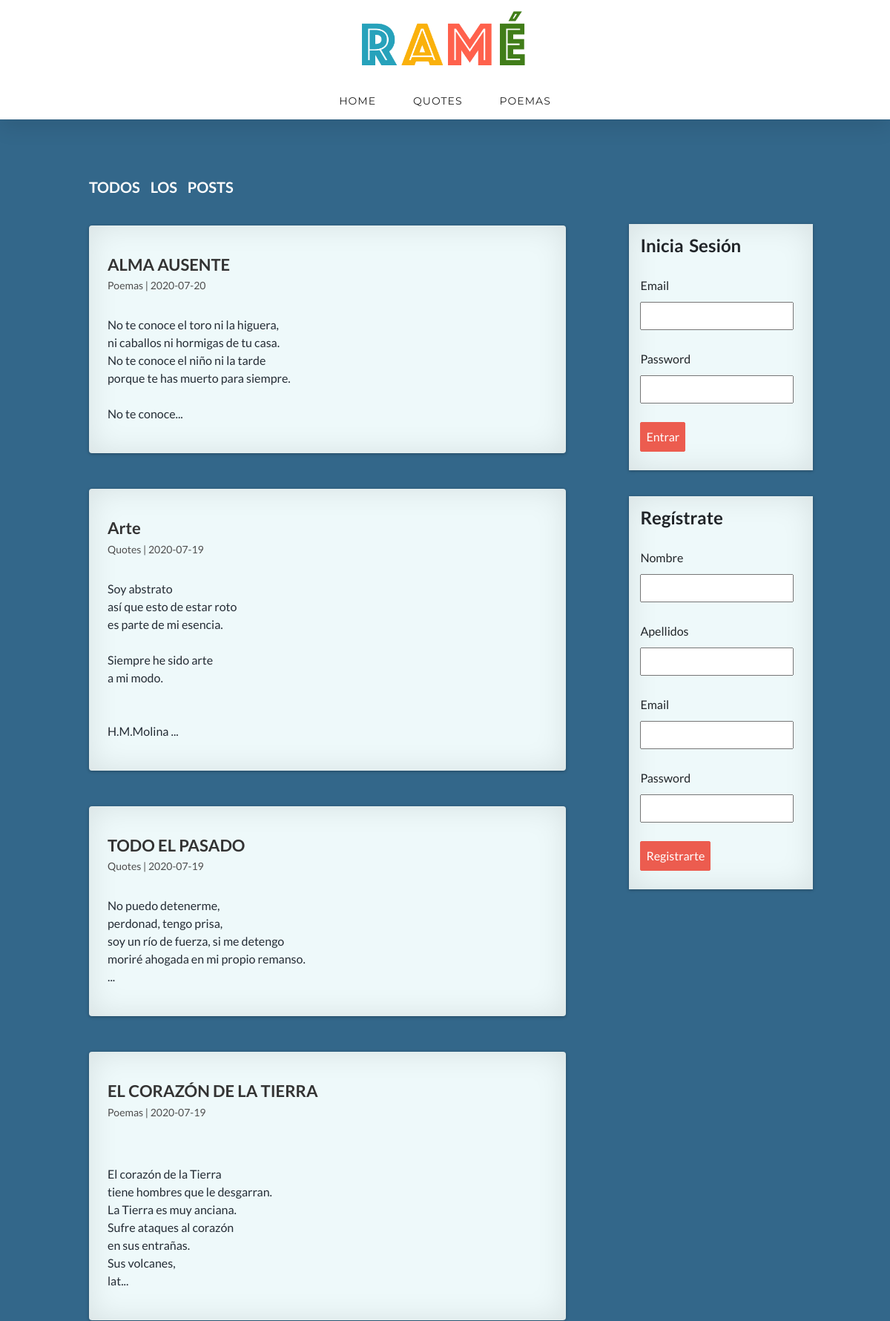
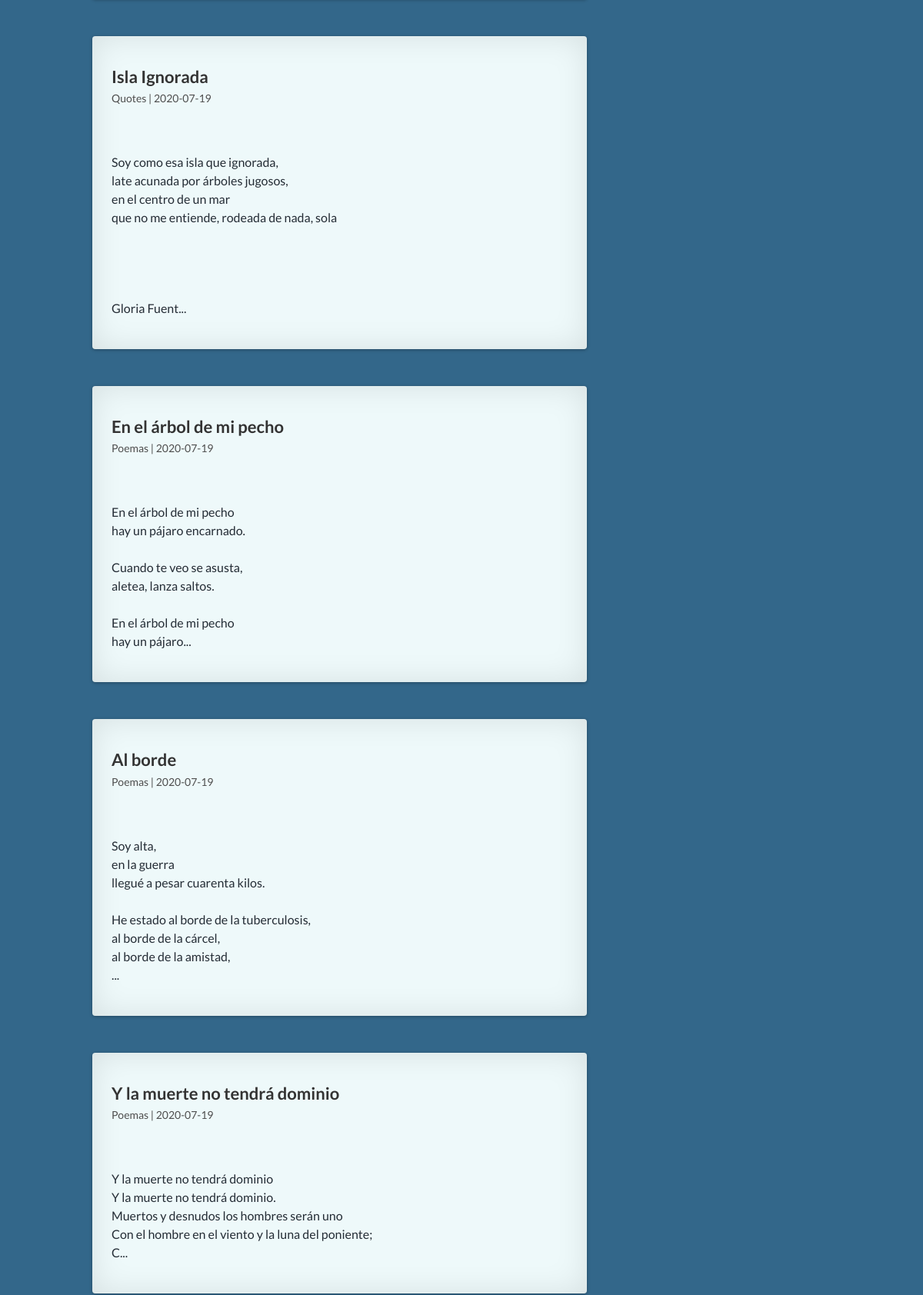
/posts.php (upper part), run on the app's committed database (2 pictures, top to bottom).
### tables this page shows
CREATE TABLE `categories` (
  `id` int(255) NOT NULL,
  `name` varchar(100) DEFAULT NULL
);

CREATE TABLE `posts` (
  `id` int(255) NOT NULL,
  `user_id` int(255) NOT NULL,
  `category_id` int(255) NOT NULL,
  `title` varchar(255) NOT NULL,
  `description` mediumtext,
  `date` date NOT NULL
);

### includes/helpers.php (called while the page is built, shortened)
<?php
function getCategories($conexion){
    $sql = "SELECT * FROM categories ORDER BY id ASC;";
    $categories = mysqli_query($conexion, $sql);
    $result = array();
    if($categories && mysqli_num_rows($categories) >= 1){
        $result = $categories;
    }
    return $result;
}
function getPosts($conexion, $limit = null, $category = null){
    $sql =  "SELECT p.* , c.name AS 'category' FROM posts p
                INNER JOIN categories c ON p.category_id = c.id
                    ";
    $sql .= "ORDER BY p.id DESC ";
    $posts = mysqli_query($conexion, $sql);
    $result = array();
    if($posts && mysqli_num_rows($posts) >= 1){
        $result = $posts;
    }
    return $result;
}
?>

### posts.php (the view)
    <?php require_once 'includes/header.php' ?>
    <?php require_once 'includes/sidebar.php' ?>
    <div id="main">
        <h1>todos los posts</h1>
        <?php $posts = getPosts($conexion) ?>
        <?php if(!empty($posts)): ?>
            <?php while($post = mysqli_fetch_assoc($posts)): ?>
                <div class="block">
                <article class="post">
                    <a href="post-detail.php?id=<?=$post['id']?>">
                        <h2><?=$post['title'] ?></h2>
                        <span class="date"><?=$post['category']. ' | '. $post['date']  ?></span>
                        <p><?=substr($post['description'], 0, 180)."..." ?></p>
                    </a>
                </article>
                </div>
            <?php endwhile; ?>
        <?php endif; ?>
    </div>
    <?php require_once 'includes/footer.php' ?>
</body>
</html>

### includes/header.php (shortened to what this page needs)
<?php require_once 'conexion.php' ?>
<?php require_once 'includes/helpers.php'; ?>
<!DOCTYPE html>
<html lang="en">
<head>
    <link rel="stylesheet" href="assets/css/style.css">
    <link rel="stylesheet" href="assets/css/bootstrap.css">
</head>
<body>
    <header id="header" style="background-position: center 0px;">
            <a class="logo" href="index.php"><img src="assets/img/logo01.png" alt="logo"></a>
        <nav id="nav">
            <ul>
                <li><a href="index.php">Home</a></li>
                <?php $categories = getCategories($conexion); ?>
                <?php if(!empty($categories)): ?>
                    <?php while($category = mysqli_fetch_assoc($categories)): ?>
                        <li><a href="category.php?id=<?=$category['id'] ?>"><?=$category['name'] ?> </a></li>
                    <?php endwhile; ?>
                <?php endif; ?>
            </ul>
        </nav>
    </header>
    <div id="container">

### assets/css/style.css (style rules this page uses)
* { margin: 0px; padding: 0px; text-decoration: none; box-sizing: border-box; }
body { font-family: "Lato", "Helvetica Neue", Helvetica, Arial, sans-serif; font-size: 16px; font-weight: 400; line-height: 26px; color: #303030; background-color: #33678A !important; }
#header { width: 100%; position: fixed; text-align: center; background-color: #fff; top: 0; right: 0; left: 0; z-index: 1030; box-shadow: 0px 10px 27px 0px rgba(0, 0, 0, 0.1); -webkit-box-shadow: 0px 10px 27px 0px rgba(0, 0, 0, 0.1); -moz-box-shadow: 0px 10px 27px 0px rgba(0, 0, 0, 0.1); }
#header .logo { padding: 15px 0 0; display: block; }
#header .logo img { width: 230px; }
#nav a { display: block; padding-left: 25px; padding-right: 25px; font-family: 'Montserrat', sans-serif; text-decoration: none; text-transform: uppercase; letter-spacing: 1px; font-size: 14px; font-weight: 400; color: #222222; }
.date { color: #4e4e4e; margin-top:5px; font-size: 14px; }
#nav { height: 50px; text-align: center; }
#nav ul { list-style: none; display: inline-block; }
#nav ul li { float: left; margin-top: 15px; }
#container { width: 85%; height: auto; min-height: 600px; margin: 0px auto; margin-top: 100px; margin-bottom: 100px; padding-top: 140px; }
#main { float: left; width: 65%; min-height: 572px; background: #fff; font-family: "Lato", "Helvetica Neue", Helvetica, Arial, sans-serif; margin: 0 20px 0 20px; padding: 0 10px 10px 10px; overflow: hidden; position: relative; background-color: #33678A; }
#main a { color: #333; }
#main h1, #main-post h1 { font-size: 20px; font-weight: 700; color: #FFF; word-spacing: 10px; text-transform: uppercase; margin-bottom: 40px; }
#main h2, #main-post h2 { font-size: 22px; font-weight: 700; margin-top: 15px; margin-bottom: 2px; }
#main p { margin-top: 20px; padding-top: 10px; color: #242C35; }
.block { margin: 0 0 48px 0; padding: 25px; border-radius: 4px; background-color: #EEF9FA; box-shadow:0 1px 4px rgba(0, 0, 0, 0.3), 0 0 40px rgba(0, 0, 0, 0.1) inset; opacity: 1; transition: 0.3s; }

### data on the page
categories: name "QUOTES"
categories: name "POEMAS"
posts: title "ALMA AUSENTE", category.name "Poemas", date "2020-07-20", description "No te conoce el toro ni la higuera, ni caballos ni hormigas de tu casa. No te conoce el niño ni la tarde porque te has muerto para siempre. No te conoce"
posts: title "Arte", category.name "Quotes", date "2020-07-19", description "Soy abstrato así que esto de estar roto es parte de mi esencia. Siempre he sido arte a mi modo. H.M.Molina"
posts: title "TODO EL PASADO", category.name "Quotes", date "2020-07-19", description "No puedo detenerme, perdonad, tengo prisa, soy un río de fuerza, si me detengo moriré ahogada en mi propio remanso."
posts: title "EL CORAZÓN DE LA TIERRA", category.name "Poemas", date "2020-07-19", description "El corazón de la Tierra tiene hombres que le desgarran. La Tierra es muy anciana. Sufre ataques al corazón en sus entrañas. Sus volcanes, lat"
posts: title "Isla Ignorada", category.name "Quotes", date "2020-07-19", description "Soy como esa isla que ignorada, late acunada por árboles jugosos, en el centro de un mar que no me entiende, rodeada de nada, sola Gloria Fuent"
posts: title "En el árbol de mi pecho", category.name "Poemas", date "2020-07-19", description "En el árbol de mi pecho hay un pájaro encarnado. Cuando te veo se asusta, aletea, lanza saltos. En el árbol de mi pecho hay un pájaro"
posts: title "Al borde", category.name "Poemas", date "2020-07-19", description "Soy alta, en la guerra llegué a pesar cuarenta kilos. He estado al borde de la tuberculosis, al borde de la cárcel, al borde de la amistad,"
posts: title "Y la muerte no tendrá dominio", category.name "Poemas", date "2020-07-19", description "Y la muerte no tendrá dominio Y la muerte no tendrá dominio. Muertos y desnudos los hombres serán uno Con el hombre en el viento y la luna del poniente; C"
